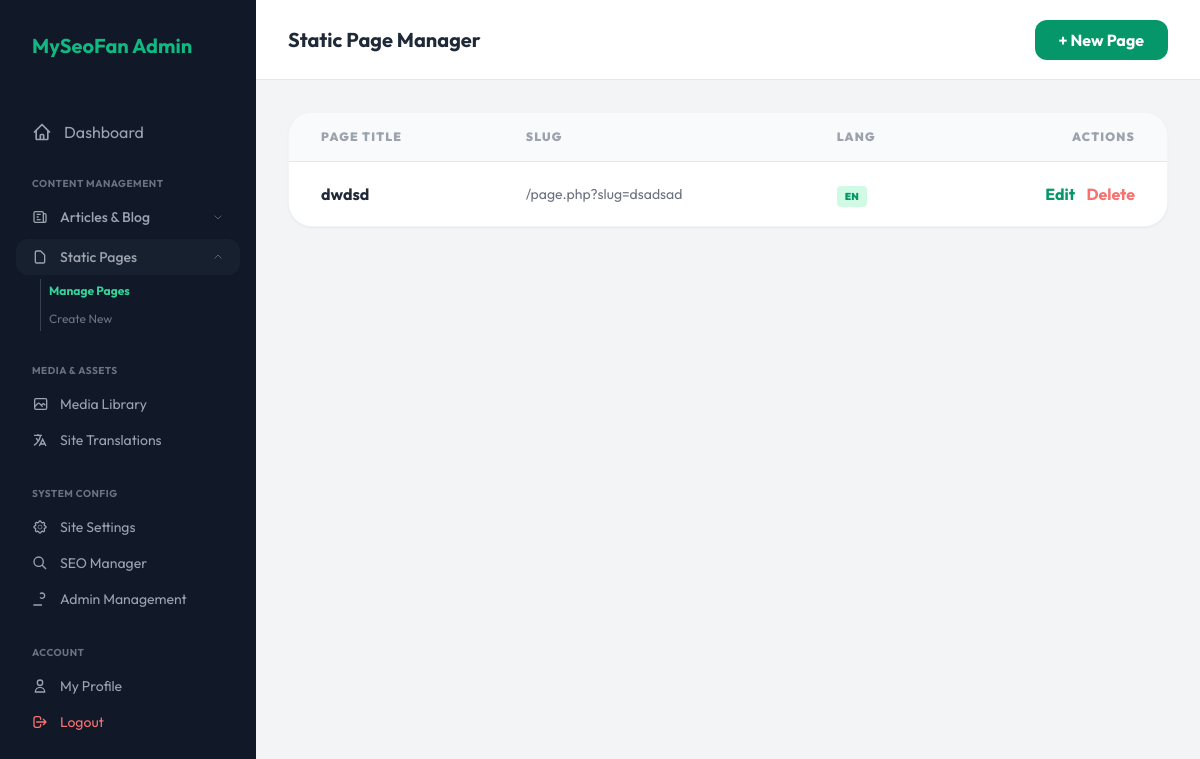
/admin/pages.php?action=list (signed in), run on an earlier commit of the app's database.
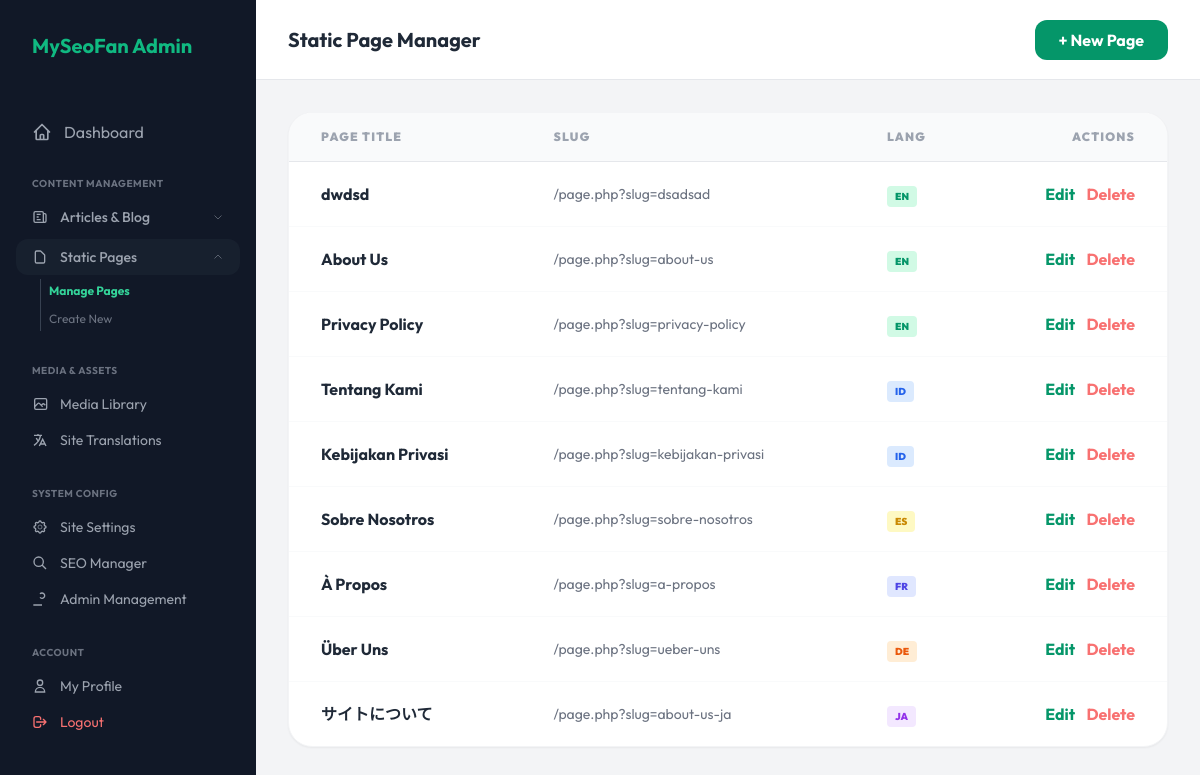
And on a later commit of the database.
### tables this page shows
CREATE TABLE pages (id INTEGER PRIMARY KEY AUTOINCREMENT, title TEXT, slug TEXT UNIQUE, content TEXT, lang_code TEXT DEFAULT 'en', meta_title TEXT, meta_description TEXT, translation_group TEXT);

### admin/pages.php (the view, shortened to what this page needs)
<?php
require_once '../includes/db.php';
$action = $_GET['action'] ?? 'list';
$id = $_GET['id'] ?? null;
$pages = [];
if ($action === 'list') {
    $pages = $pdo->query("SELECT * FROM pages ORDER BY id ASC")->fetchAll();
} elseif ($action === 'edit' && $id) {
    $stmt = $pdo->prepare("SELECT * FROM pages WHERE id=?");
    $stmt->execute([$id]);
    $current_page_data = $stmt->fetch();
}
?>
<!DOCTYPE html>
<html lang="en">
<head>
    <script src="https://cdn.tailwindcss.com"></script>
</head>
<body class="flex">
    <?php include 'includes/sidebar.php'; ?>
    <main class="flex-1 min-h-screen">
        <header class="bg-white border-b border-gray-200 px-8 h-20 flex items-center justify-between">
            <h3 class="text-xl font-bold text-gray-800">Static Page Manager</h3>
            <?php if ($action === 'list'): ?>
                <a href="?action=add"
                    class="bg-emerald-600 text-white px-6 py-2 rounded-xl font-bold hover:bg-emerald-700 transition-all">+
                    New Page</a>
            <?php else: ?>
                <a href="?action=list" class="text-gray-500 hover:text-gray-800 font-bold">← Back to List</a>
            <?php endif; ?>
        </header>
        <div class="p-8">
            <?php if ($action === 'list'): ?>
                <div class="bg-white rounded-3xl shadow-sm border border-gray-100 overflow-hidden">
                    <table class="w-full text-left">
                        <thead class="bg-gray-50 border-b">
                            <tr>
                                <th class="px-8 py-4 text-xs font-black text-gray-400 uppercase tracking-widest">Page Title
                                </th>
                                <th class="px-8 py-4 text-xs font-black text-gray-400 uppercase tracking-widest">Slug</th>
                                <th class="px-8 py-4 text-xs font-black text-gray-400 uppercase tracking-widest">Lang</th>
                                <th class="px-8 py-4 text-xs font-black text-gray-400 uppercase tracking-widest text-right">
                                    Actions</th>
                            </tr>
                        </thead>
                        <tbody class="divide-y divide-gray-50">
                            <?php foreach ($pages as $p): ?>
                                <tr>
                                    <td class="px-8 py-5 font-bold text-gray-800"><?php echo htmlspecialchars($p['title']); ?>
                                    </td>
                                    <td class="px-8 py-5 text-gray-500 text-sm">
                                        /page.php?slug=<?php echo htmlspecialchars($p['slug']); ?></td>
                                    <td class="px-8 py-5">
                                        <?php
                                        $badgeClass = 'bg-gray-100 text-gray-600';
                                        if ($p['lang_code'] == 'en')
                                            $badgeClass = 'bg-emerald-100 text-emerald-600';
                                        elseif ($p['lang_code'] == 'id')
                                            $badgeClass = 'bg-blue-100 text-blue-600';
                                        elseif ($p['lang_code'] == 'es')
                                            $badgeClass = 'bg-yellow-100 text-yellow-600';
                                        elseif ($p['lang_code'] == 'fr')
                                            $badgeClass = 'bg-indigo-100 text-indigo-600';
                                        elseif ($p['lang_code'] == 'de')
                                            $badgeClass = 'bg-orange-100 text-orange-600';
                                        elseif ($p['lang_code'] == 'ja')
                                            $badgeClass = 'bg-purple-100 text-purple-600';
                                        ?>
                                        <span
                                            class="px-2 py-1 text-[10px] font-black uppercase rounded <?php echo $badgeClass; ?>">
                                            <?php echo $p['lang_code']; ?>
                                        </span>
                                    </td>
                                    <td class="px-8 py-5 text-right space-x-2">
                                        <a href="?action=edit&id=<?php echo $p['id']; ?>"
                                            class="text-emerald-600 hover:text-emerald-800 font-bold">Edit</a>
                                        <a href="?action=delete&id=<?php echo $p['id']; ?>" onclick="return confirm('Sure?')"
                                            class="text-red-400 hover:text-red-600 font-bold">Delete</a>
                                    </td>
                                </tr>
                            <?php endforeach; ?>
                        </tbody>
                    </table>
                </div>
            <?php endif; ?>
        </div>
    </main>
</body>
</html>

### admin/includes/sidebar.php (shortened to what this page needs)
<?php
$current_page = basename($_SERVER['PHP_SELF']);
$action = $_GET['action'] ?? '';
$user_role = $_SESSION['role'] ?? 'super_admin';
?>
<aside class="sidebar w-64 bg-[#111827] flex-shrink-0 min-h-screen">
    <div class="p-8">
        <h2 class="text-xl font-bold text-emerald-500">MySeoFan Admin</h2>
    </div>
    <nav class="mt-4 px-4 space-y-1">
        <a href="dashboard.php"
            class="flex items-center gap-3 px-4 py-3 rounded-xl transition-all <?php echo $current_page == 'dashboard.php' ? 'nav-active text-white' : 'text-gray-400 hover:bg-gray-800 hover:text-white'; ?>">
            <svg class="w-5 h-5" fill="none" stroke="currentColor" viewBox="0 0 24 24">
                <path stroke-linecap="round" stroke-linejoin="round" stroke-width="2"
                    d="M3 12l2-2m0 0l7-7 7 7M5 10v10a1 1 0 001 1h3m10-11l2 2m-2-2v10a1 1 0 01-1 1h-3m-6 0a1 1 0 001-1v-4a1 1 0 011-1h2a1 1 0 011 1v4a1 1 0 001 1m-6 0h6" />
            </svg>
            <span>Dashboard</span>
        </a>
        <div class="pt-4 pb-2">
            <p class="px-4 text-[10px] font-bold text-gray-500 uppercase tracking-wider mb-2">Content Management</p>
            <div class="mb-1">
                <button onclick="toggleSection('blog-submenu')"
                    class="w-full flex items-center justify-between px-4 py-2 text-gray-400 hover:text-white transition-all rounded-xl hover:bg-gray-800 text-left <?php echo $current_page == 'blog.php' ? 'bg-gray-800/50' : ''; ?>">
                    <div class="flex items-center gap-3">
                        <svg class="w-4 h-4" fill="none" stroke="currentColor" viewBox="0 0 24 24">
                            <path stroke-width="2"
                                d="M19 20H5a2 2 0 01-2-2V6a2 2 0 012-2h10a2 2 0 012 2v1m2 13a2 2 0 01-2-2V7m2 13a2 2 0 002-2V9a2 2 0 00-2-2h-2m-4-3H9M7 16h6M7 8h6m-6 4h3" />
                        </svg>
                        <span class="text-sm font-medium">Articles & Blog</span>
                    </div>
                    <svg id="blog-submenu-chevron"
                        class="w-3 h-3 transition-transform <?php echo $current_page == 'blog.php' ? 'rotate-180' : ''; ?>"
                        fill="none" stroke="currentColor" viewBox="0 0 24 24">
                        <path d="M19 9l-7 7-7-7" />
                    </svg>
                </button>
            </div>
            <?php if (in_array($user_role, ['super_admin', 'editor'])): ?>
                <div class="mb-1">
                    <button onclick="toggleSection('page-submenu')"
                        class="w-full flex items-center justify-between px-4 py-2 text-gray-400 hover:text-white transition-all rounded-xl hover:bg-gray-800 text-left <?php echo $current_page == 'pages.php' ? 'bg-gray-800/50' : ''; ?>">
                        <div class="flex items-center gap-3">
                            <svg class="w-4 h-4" fill="none" stroke="currentColor" viewBox="0 0 24 24">
                                <path stroke-width="2"
                                    d="M7 21h10a2 2 0 002-2V9.414a1 1 0 00-.293-.707l-5.414-5.414A1 1 0 0012.586 3H7a2 2 0 00-2 2v14a2 2 0 002 2z" />
                            </svg>
                            <span class="text-sm font-medium">Static Pages</span>
                        </div>
                        <svg id="page-submenu-chevron"
                            class="w-3 h-3 transition-transform <?php echo $current_page == 'pages.php' ? 'rotate-180' : ''; ?>"
                            fill="none" stroke="currentColor" viewBox="0 0 24 24">
                            <path d="M19 9l-7 7-7-7" />
                        </svg>
                    </button>
                    <div id="page-submenu"
                        class="<?php echo $current_page == 'pages.php' ? 'block' : 'hidden'; ?> mt-1 ml-6 border-l border-gray-700 pl-2 space-y-1">
                        <a href="pages.php?action=list"
                            class="block py-1 text-xs <?php echo ($current_page == 'pages.php' && $action != 'add') ? 'text-emerald-400 font-bold' : 'text-gray-500 hover:text-white'; ?>">Manage
                            Pages</a>
                        <a href="pages.php?action=add"
                            class="block py-1 text-xs <?php echo ($current_page == 'pages.php' && $action == 'add') ? 'text-emerald-400 font-bold' : 'text-gray-500 hover:text-white'; ?>">Create
                            New</a>
                    </div>
                </div>
            <?php endif; ?>
        </div>
        <?php if (in_array($user_role, ['super_admin', 'editor'])): ?>
            <div class="pt-4 pb-2">
                <p class="px-4 text-[10px] font-bold text-gray-500 uppercase tracking-wider mb-2">Media & Assets</p>
                <a href="media.php"
                    class="flex items-center gap-3 px-4 py-2 rounded-xl text-sm transition-all <?php echo $current_page == 'media.php' ? 'text-white bg-gray-800' : 'text-gray-400 hover:text-white hover:bg-gray-800'; ?>">
                    <svg class="w-4 h-4" fill="none" stroke="currentColor" viewBox="0 0 24 24">
                        <path stroke-width="2"
                            d="M4 16l4.586-4.586a2 2 0 012.828 0L16 16m-2-2l1.586-1.586a2 2 0 012.828 0L20 14m-6-6h.01M6 20h14a2 2 0 002-2V6a2 2 0 00-2-2H6a2 2 0 00-2 2v12a2 2 0 002 2z" />
                    </svg>
                    <span>Media Library</span>
                </a>
                <a href="translations.php"
                    class="flex items-center gap-3 px-4 py-2 rounded-xl text-sm transition-all <?php echo $current_page == 'translations.php' ? 'text-white bg-gray-800' : 'text-gray-400 hover:text-white hover:bg-gray-800'; ?>">
                    <svg class="w-4 h-4" fill="none" stroke="currentColor" viewBox="0 0 24 24">
                        <path stroke-width="2"
                            d="M3 5h12M9 3v2m1.048 9.5A18.022 18.022 0 016.412 9m6.088 9h7M11 21l5-10 5 10M12.751 5C11.783 11.37 9.19 15.683 3 20" />
                    </svg>
                    <span>Site Translations</span>
                </a>
            </div>
        <?php endif; ?>
        <?php if ($user_role === 'super_admin'): ?>
            <div class="pt-4 pb-2">
                <p class="px-4 text-[10px] font-bold text-gray-500 uppercase tracking-wider mb-2">System Config</p>
                <a href="settings.php"
                    class="flex items-center gap-3 px-4 py-2 rounded-xl text-sm transition-all <?php echo $current_page == 'settings.php' ? 'text-white bg-gray-800' : 'text-gray-400 hover:text-white hover:bg-gray-800'; ?>">
                    <span>Site Settings</span>
                </a>
                <a href="seo.php"
                    class="flex items-center gap-3 px-4 py-2 rounded-xl text-sm transition-all <?php echo $current_page == 'seo.php' ? 'text-white bg-gray-800' : 'text-gray-400 hover:text-white hover:bg-gray-800'; ?>">
                    <svg class="w-4 h-4" fill="none" stroke="currentColor" viewBox="0 0 24 24">
                        <path stroke-width="2" d="M21 21l-6-6m2-5a7 7 0 11-14 0 7 7 0 0114 0z" />
                    </svg>
                    <span>SEO Manager</span>
                </a>
                <a href="users.php"
                    class="flex items-center gap-3 px-4 py-2 rounded-xl text-sm transition-all <?php echo $current_page == 'users.php' ? 'text-white bg-gray-800' : 'text-gray-400 hover:text-white hover:bg-gray-800'; ?>">
                    <svg class="w-4 h-4" fill="none" stroke="currentColor" viewBox="0 0 24 24">
                        <path stroke-width="2"
                            d="M12 4.354a4 4 0 110 5.292M15 21H3v-1a6 0 0112 0v1zm0 0h6v-1a6 0 00-9-5.197M13 7a4 4 0 11-8 0 4 4 0 018 0z" />
                    </svg>
                    <span>Admin Management</span>
                </a>
            </div>
        <?php endif; ?>
        <div class="pt-4 pb-2">
            <p class="px-4 text-[10px] font-bold text-gray-500 uppercase tracking-wider mb-2">Account</p>
            <a href="profile.php"
                class="flex items-center gap-3 px-4 py-2 rounded-xl text-sm transition-all <?php echo $current_page == 'profile.php' ? 'text-white bg-gray-800' : 'text-gray-400 hover:text-white hover:bg-gray-800'; ?>">
                <svg class="w-4 h-4" fill="none" stroke="currentColor" viewBox="0 0 24 24">
                    <path stroke-width="2" d="M16 7a4 4 0 11-8 0 4 4 0 018 0zM12 14a7 7 0 00-7 7h14a7 7 0 00-7-7z" />
                </svg>
                <span>My Profile</span>
            </a>
            <a href="logout.php"
                class="flex items-center gap-3 px-4 py-2 rounded-xl text-sm text-red-400 hover:bg-red-400/10 transition-all">
                <svg class="w-4 h-4" fill="none" stroke="currentColor" viewBox="0 0 24 24">
                    <path stroke-linecap="round" stroke-linejoin="round" stroke-width="2"
                        d="M17 16l4-4m0 0l-4-4m4 4H7m6 4v1a3 3 0 01-3 3H6a3 3 0 01-3-3V7a3 3 0 013-3h4a3 3 0 013 3v1" />
                </svg>
                <span>Logout</span>
            </a>
        </div>
    </nav>
</aside>

### admin/pages.php (style rules this page uses)
body { font-family: 'Outfit', sans-serif; background: #f3f4f6; }
.sidebar { height: 100vh; background: #111827; color: white; }

What changed in the data, as far as the page shows it:
added pages: title "About Us", slug "about-us", lang_code "EN"
added pages: title "Privacy Policy", slug "privacy-policy", lang_code "EN"
added pages: title "Tentang Kami", slug "tentang-kami", lang_code "ID"
added pages: title "Kebijakan Privasi", slug "kebijakan-privasi", lang_code "ID"
added pages: title "Sobre Nosotros", slug "sobre-nosotros", lang_code "ES"
added pages: title "À Propos", slug "a-propos", lang_code "FR"
added pages: title "Über Uns", slug "ueber-uns", lang_code "DE"
added pages: title "サイトについて", slug "about-us-ja", lang_code "JA"
